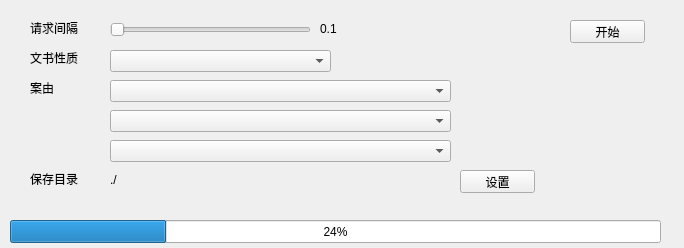
<?xml version="1.0" encoding="UTF-8"?>
<ui version="4.0">
 <class>Form</class>
 <widget class="QWidget" name="Form">
  <property name="geometry">
   <rect>
    <x>0</x>
    <y>0</y>
    <width>684</width>
    <height>248</height>
   </rect>
  </property>
  <property name="windowTitle">
   <string>Form</string>
  </property>
  <widget class="QPushButton" name="buttonStart">
   <property name="geometry">
    <rect>
     <x>570</x>
     <y>20</y>
     <width>75</width>
     <height>23</height>
    </rect>
   </property>
   <property name="text">
    <string>开始</string>
   </property>
  </widget>
  <widget class="QProgressBar" name="progress">
   <property name="geometry">
    <rect>
     <x>10</x>
     <y>220</y>
     <width>651</width>
     <height>23</height>
    </rect>
   </property>
   <property name="value">
    <number>24</number>
   </property>
  </widget>
  <widget class="QWidget" name="conf" native="true">
   <property name="geometry">
    <rect>
     <x>10</x>
     <y>10</y>
     <width>531</width>
     <height>201</height>
    </rect>
   </property>
   <widget class="QSlider" name="sliderPageTime">
    <property name="geometry">
     <rect>
      <x>100</x>
      <y>10</y>
      <width>201</width>
      <height>20</height>
     </rect>
    </property>
    <property name="orientation">
     <enum>Qt::Horizontal</enum>
    </property>
   </widget>
   <widget class="QComboBox" name="comboType">
    <property name="geometry">
     <rect>
      <x>100</x>
      <y>40</y>
      <width>221</width>
      <height>22</height>
     </rect>
    </property>
    <property name="editable">
     <bool>false</bool>
    </property>
   </widget>
   <widget class="QComboBox" name="comboClass">
    <property name="geometry">
     <rect>
      <x>100</x>
      <y>70</y>
      <width>341</width>
      <height>22</height>
     </rect>
    </property>
   </widget>
   <widget class="QLabel" name="label">
    <property name="geometry">
     <rect>
      <x>20</x>
      <y>10</y>
      <width>81</width>
      <height>16</height>
     </rect>
    </property>
    <property name="text">
     <string>请求间隔</string>
    </property>
   </widget>
   <widget class="QLabel" name="label_3">
    <property name="geometry">
     <rect>
      <x>20</x>
      <y>40</y>
      <width>81</width>
      <height>16</height>
     </rect>
    </property>
    <property name="text">
     <string>文书性质</string>
    </property>
   </widget>
   <widget class="QLabel" name="label_4">
    <property name="geometry">
     <rect>
      <x>20</x>
      <y>70</y>
      <width>81</width>
      <height>16</height>
     </rect>
    </property>
    <property name="text">
     <string>案由</string>
    </property>
   </widget>
   <widget class="QComboBox" name="comboClass2">
    <property name="geometry">
     <rect>
      <x>100</x>
      <y>100</y>
      <width>341</width>
      <height>22</height>
     </rect>
    </property>
   </widget>
   <widget class="QComboBox" name="comboClass3">
    <property name="geometry">
     <rect>
      <x>100</x>
      <y>130</y>
      <width>341</width>
      <height>22</height>
     </rect>
    </property>
   </widget>
   <widget class="QLabel" name="labeltime">
    <property name="geometry">
     <rect>
      <x>310</x>
      <y>10</y>
      <width>66</width>
      <height>17</height>
     </rect>
    </property>
    <property name="text">
     <string>0.1</string>
    </property>
   </widget>
   <widget class="QPushButton" name="buttonSave">
    <property name="geometry">
     <rect>
      <x>450</x>
      <y>160</y>
      <width>75</width>
      <height>23</height>
     </rect>
    </property>
    <property name="text">
     <string>设置</string>
    </property>
   </widget>
   <widget class="QLabel" name="labelSave">
    <property name="geometry">
     <rect>
      <x>100</x>
      <y>160</y>
      <width>331</width>
      <height>20</height>
     </rect>
    </property>
    <property name="text">
     <string>./</string>
    </property>
   </widget>
   <widget class="QLabel" name="label_2">
    <property name="geometry">
     <rect>
      <x>20</x>
      <y>160</y>
      <width>66</width>
      <height>17</height>
     </rect>
    </property>
    <property name="text">
     <string>保存目录</string>
    </property>
   </widget>
   <zorder>sliderPageTime</zorder>
   <zorder>comboType</zorder>
   <zorder>comboClass</zorder>
   <zorder>label</zorder>
   <zorder>label_3</zorder>
   <zorder>label_4</zorder>
   <zorder>comboClass2</zorder>
   <zorder>comboClass3</zorder>
   <zorder>labeltime</zorder>
   <zorder>labelp</zorder>
   <zorder>buttonSave</zorder>
   <zorder>labelSave</zorder>
   <zorder>label_2</zorder>
  </widget>
  <widget class="QLabel" name="labelp">
   <property name="geometry">
    <rect>
     <x>560</x>
     <y>190</y>
     <width>101</width>
     <height>20</height>
    </rect>
   </property>
   <property name="text">
    <string/>
   </property>
  </widget>
 </widget>
 <resources/>
 <connections/>
</ui>
